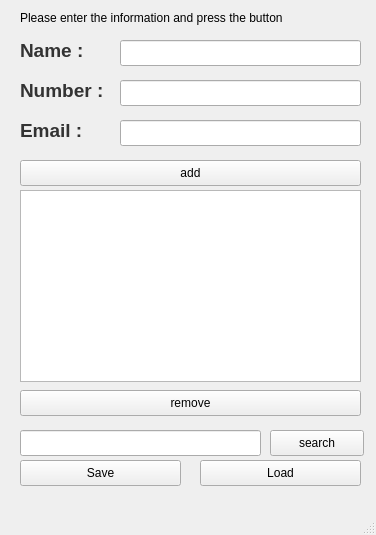
<?xml version="1.0" encoding="UTF-8"?>
<ui version="4.0">
 <class>MainWindow</class>
 <widget class="QMainWindow" name="MainWindow">
  <property name="geometry">
   <rect>
    <x>0</x>
    <y>0</y>
    <width>376</width>
    <height>535</height>
   </rect>
  </property>
  <property name="windowTitle">
   <string>MainWindow</string>
  </property>
  <widget class="QWidget" name="centralwidget">
   <widget class="QPushButton" name="add">
    <property name="geometry">
     <rect>
      <x>20</x>
      <y>160</y>
      <width>341</width>
      <height>26</height>
     </rect>
    </property>
    <property name="text">
     <string>add</string>
    </property>
   </widget>
   <widget class="QPushButton" name="remove">
    <property name="geometry">
     <rect>
      <x>20</x>
      <y>390</y>
      <width>341</width>
      <height>26</height>
     </rect>
    </property>
    <property name="text">
     <string>remove</string>
    </property>
   </widget>
   <widget class="QPushButton" name="search">
    <property name="geometry">
     <rect>
      <x>270</x>
      <y>430</y>
      <width>94</width>
      <height>26</height>
     </rect>
    </property>
    <property name="text">
     <string>search</string>
    </property>
   </widget>
   <widget class="QListWidget" name="listWidget">
    <property name="geometry">
     <rect>
      <x>20</x>
      <y>190</y>
      <width>341</width>
      <height>192</height>
     </rect>
    </property>
   </widget>
   <widget class="QLineEdit" name="nameEdit">
    <property name="geometry">
     <rect>
      <x>120</x>
      <y>40</y>
      <width>241</width>
      <height>26</height>
     </rect>
    </property>
   </widget>
   <widget class="QLineEdit" name="phoneEdit">
    <property name="geometry">
     <rect>
      <x>120</x>
      <y>80</y>
      <width>241</width>
      <height>26</height>
     </rect>
    </property>
   </widget>
   <widget class="QLineEdit" name="emailEdit">
    <property name="geometry">
     <rect>
      <x>120</x>
      <y>120</y>
      <width>241</width>
      <height>26</height>
     </rect>
    </property>
   </widget>
   <widget class="QLabel" name="label">
    <property name="geometry">
     <rect>
      <x>20</x>
      <y>40</y>
      <width>81</width>
      <height>21</height>
     </rect>
    </property>
    <property name="styleSheet">
     <string notr="true">font-family: &quot;맑은 고딕&quot;;
font-size: 14pt;
font-weight: bold;
color: #333333;
</string>
    </property>
    <property name="text">
     <string>Name : </string>
    </property>
   </widget>
   <widget class="QLineEdit" name="searchEdit">
    <property name="geometry">
     <rect>
      <x>20</x>
      <y>430</y>
      <width>241</width>
      <height>26</height>
     </rect>
    </property>
   </widget>
   <widget class="QLabel" name="label_4">
    <property name="geometry">
     <rect>
      <x>20</x>
      <y>10</y>
      <width>351</width>
      <height>16</height>
     </rect>
    </property>
    <property name="text">
     <string>Please enter the information and press the button</string>
    </property>
   </widget>
   <widget class="QLabel" name="label_5">
    <property name="geometry">
     <rect>
      <x>20</x>
      <y>80</y>
      <width>111</width>
      <height>21</height>
     </rect>
    </property>
    <property name="styleSheet">
     <string notr="true">font-family: &quot;맑은 고딕&quot;;
font-size: 14pt;
font-weight: bold;
color: #333333;
</string>
    </property>
    <property name="text">
     <string>Number : </string>
    </property>
   </widget>
   <widget class="QLabel" name="label_6">
    <property name="geometry">
     <rect>
      <x>20</x>
      <y>120</y>
      <width>111</width>
      <height>21</height>
     </rect>
    </property>
    <property name="styleSheet">
     <string notr="true">font-family: &quot;맑은 고딕&quot;;
font-size: 14pt;
font-weight: bold;
color: #333333;
</string>
    </property>
    <property name="text">
     <string>Email : </string>
    </property>
   </widget>
   <widget class="QPushButton" name="Save">
    <property name="geometry">
     <rect>
      <x>20</x>
      <y>460</y>
      <width>161</width>
      <height>26</height>
     </rect>
    </property>
    <property name="text">
     <string>Save</string>
    </property>
   </widget>
   <widget class="QPushButton" name="Load">
    <property name="geometry">
     <rect>
      <x>200</x>
      <y>460</y>
      <width>161</width>
      <height>26</height>
     </rect>
    </property>
    <property name="text">
     <string>Load</string>
    </property>
   </widget>
  </widget>
  <widget class="QMenuBar" name="menubar">
   <property name="geometry">
    <rect>
     <x>0</x>
     <y>0</y>
     <width>376</width>
     <height>23</height>
    </rect>
   </property>
  </widget>
  <widget class="QStatusBar" name="statusbar"/>
 </widget>
 <resources/>
 <connections/>
</ui>
